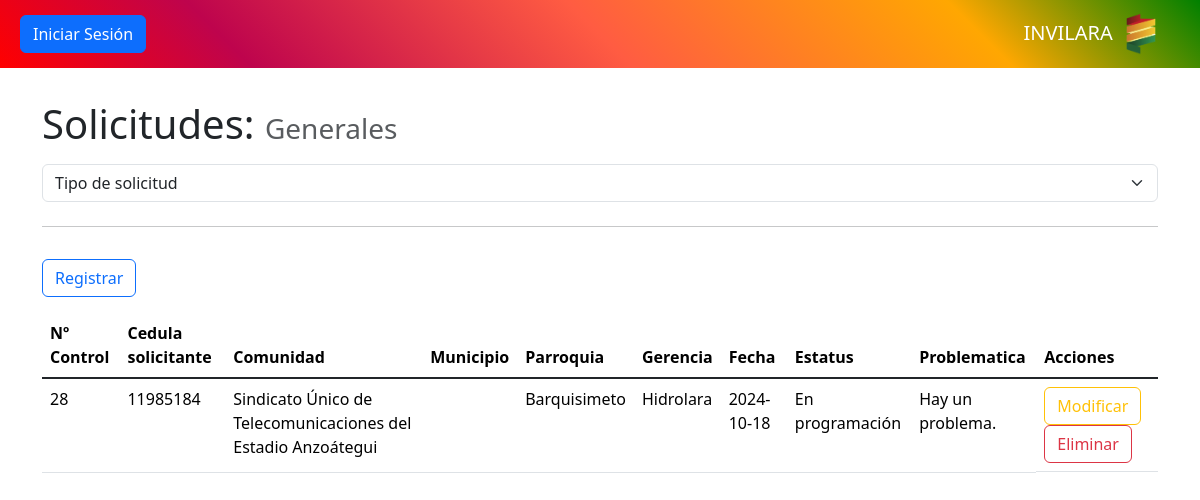
Page /controlador/solicitud.php on the committed database.
### tables this page shows
CREATE TABLE `solicitud` (
  `id` int NOT NULL AUTO_INCREMENT,
  `id_comunidad` int DEFAULT NULL,
  `id_asignacion` int DEFAULT NULL,
  `id_institucion` int DEFAULT NULL,
  `id_municipio` int DEFAULT NULL,
  `id_parroquia` int DEFAULT NULL,
  `cedula_solicitante` int DEFAULT NULL,
  `tipo_solicitud` int DEFAULT NULL,
  `problematica` varchar(100) DEFAULT NULL,
  `fecha` date DEFAULT NULL,
  PRIMARY KEY (`id`),
  KEY `solicitud_comunidad_fk` (`id_comunidad`),
  KEY `solicitud_institucion_fk` (`id_institucion`),
  KEY `solicitud_asignacion_FK` (`id_asignacion`),
  KEY `solicitud_solicitante_FK` (`cedula_solicitante`),
  KEY `solicitud_tipo_solicitud_FK` (`tipo_solicitud`),
  KEY `solicitud_parroquia_FK` (`id_parroquia`),
  KEY `solicitud_municipio_FK` (`id_municipio`),
  CONSTRAINT `solicitud_asignacion_FK` FOREIGN KEY (`id_asignacion`) REFERENCES `asignacion` (`id`) ON DELETE CASCADE ON UPDATE CASCADE,
  CONSTRAINT `solicitud_comunidad_fk` FOREIGN KEY (`id_comunidad`) REFERENCES `comunidad` (`id`) ON DELETE SET NULL ON UPDATE CASCADE,
  CONSTRAINT `solicitud_institucion_fk` FOREIGN KEY (`id_institucion`) REFERENCES `institucion` (`id`) ON DELETE SET NULL ON UPDATE CASCADE,
  CONSTRAINT `solicitud_municipio_FK` FOREIGN KEY (`id_municipio`) REFERENCES `municipio` (`id`) ON DELETE SET NULL ON UPDATE CASCADE,
  CONSTRAINT `solicitud_parroquia_FK` FOREIGN KEY (`id_parroquia`) REFERENCES `parroquia` (`id`) ON DELETE SET NULL ON UPDATE CASCADE,
  CONSTRAINT `solicitud_solicitante_FK` FOREIGN KEY (`cedula_solicitante`) REFERENCES `solicitante` (`cedula`) ON DELETE SET NULL ON UPDATE CASCADE,
  CONSTRAINT `solicitud_tipo_solicitud_FK` FOREIGN KEY (`tipo_solicitud`) REFERENCES `tipo_solicitud` (`id`) ON DELETE SET NULL ON UPDATE CASCADE
);

CREATE TABLE `comunidad` (
  `id` int NOT NULL AUTO_INCREMENT,
  `tipo` varchar(30) DEFAULT NULL,
  `nombre` varchar(200) DEFAULT NULL,
  `direccion` varchar(200) DEFAULT NULL,
  `representante` varchar(100) DEFAULT NULL,
  `rif` int DEFAULT NULL,
  `ambito` varchar(100) DEFAULT NULL,
  PRIMARY KEY (`id`) USING BTREE
);

CREATE TABLE `parroquia` (
  `id` int NOT NULL AUTO_INCREMENT,
  `id_municipio` int DEFAULT NULL,
  `nombre` varchar(100) DEFAULT NULL,
  PRIMARY KEY (`id`) USING BTREE,
  KEY `parroquia_municipio_FK` (`id_municipio`),
  CONSTRAINT `parroquia_municipio_FK` FOREIGN KEY (`id_municipio`) REFERENCES `municipio` (`id`) ON DELETE SET NULL ON UPDATE CASCADE
);

CREATE TABLE `gerencia` (
  `id` int NOT NULL AUTO_INCREMENT,
  `cedula_gerente` int DEFAULT NULL,
  `nombre` varchar(200) DEFAULT NULL,
  `direccion` varchar(200) DEFAULT NULL,
  PRIMARY KEY (`id`) USING BTREE,
  KEY `gerencia_gerente_FK` (`cedula_gerente`),
  CONSTRAINT `gerencia_gerente_FK` FOREIGN KEY (`cedula_gerente`) REFERENCES `gerente` (`cedula`) ON DELETE SET NULL ON UPDATE CASCADE
);

CREATE TABLE `asignacion` (
  `id` int NOT NULL AUTO_INCREMENT,
  `id_gerencia` int DEFAULT NULL,
  `estatus` varchar(100) DEFAULT NULL,
  PRIMARY KEY (`id`),
  KEY `asignacion_gerencia_FK` (`id_gerencia`),
  CONSTRAINT `asignacion_gerencia_FK` FOREIGN KEY (`id_gerencia`) REFERENCES `gerencia` (`id`) ON DELETE SET NULL ON UPDATE CASCADE
);

### controlador/solicitud.php (called while the page is built, shortened)
<?php
require_once "modelo/solicitud.php";
$modelo = new Solicitud();
$tipo_solicitud = isset($_GET["tipo"]) ? $_GET["tipo"] : "1";
switch ($tipo_solicitud) {
    case "1":
        $tipo_solicitud_nombre = "Generales";
        break;
}
require_once "modelo/municipio.php";
$datos = $modelo->consultar();
require_once "vista/solicitud.php";
?>

### modelo/base_datos.php (called while the page is built)
<?php
class BaseDatos
{
    private $host = "localhost";
    private $dbname = "invilara";
    private $usuario = "root";
    private $contrasena = "";
    public function conexion()
    {
        $dsn = "mysql" . ":" . "host=" . $this->host . ";" . "dbname=" . $this->dbname . ";";
        $pdo = new PDO($dsn, $this->usuario, $this->contrasena);
        $pdo->setAttribute(PDO::ATTR_ERRMODE, PDO::ERRMODE_EXCEPTION);
        return $pdo;
    }
}
?>

### modelo/solicitud.php (called while the page is built, shortened)
<?php
require_once "modelo/base_datos.php";
class Solicitud extends BaseDatos
{
    private $tabla = "solicitud";
    private $tipo_solicitud;
    public function set_tipo_solicitud($valor)
    {
        $this->tipo_solicitud = $valor;
    }
    public function consultar()
    {
        $stmt = $this->conexion()->query(
            "SELECT
                {$this->tabla}.*,
                comunidad.nombre AS nombre_comunidad,
                municipio.nombre AS nombre_municipio,
                parroquia.nombre AS nombre_parroquia,
                institucion.nombre AS nombre_institucion,
                asignacion.id_gerencia,
                asignacion.estatus,
                gerencia.nombre AS nombre_gerencia
            FROM
                {$this->tabla}
            LEFT JOIN
                comunidad ON {$this->tabla}.id_comunidad = comunidad.id
            LEFT JOIN
                municipio ON {$this->tabla}.id_municipio = municipio.id
            LEFT JOIN
                parroquia ON {$this->tabla}.id_parroquia = parroquia.id
            LEFT JOIN
                institucion ON {$this->tabla}.id_institucion = institucion.id
            LEFT JOIN
                asignacion ON {$this->tabla}.id_asignacion = asignacion.id
            LEFT JOIN
                gerencia ON asignacion.id_gerencia = gerencia.id
            WHERE
                tipo_solicitud='{$this->tipo_solicitud}'"
        );
        $datos = $stmt->fetchAll(PDO::FETCH_ASSOC);
        return $datos;
    }
}
?>

### vista/solicitud.php (the view, shortened to what this page needs)
<?php require_once "vista/componentes/encabezado.php"; ?>
<?php require_once "vista/componentes/barra.php"; ?>
<main class="container" id="crud">
	<h1>
		Solicitudes: <small class="text-muted fs-3"><?php echo $tipo_solicitud_nombre; ?></small>
	</h1>
	<div class="row">
		<label>
			<select class="form-select my-2" id="tipo-solicitud">
				<option disabled hidden selected>Tipo de solicitud</option>
			</select>
		</label>
	</div>
	<hr>
	<button class="btn btn-outline-primary my-3 me-3" value="insertar">Registrar</button>
	<div class="table-responsive">
		<table class="table table-hover">
			<thead>
				<tr>
					<th>Nº Control</th>
					<?php if ($tipo_solicitud == "1" || $tipo_solicitud == "2"): ?>
						<th>Cedula solicitante</th>
					<?php elseif ($tipo_solicitud == "3"): ?>
						<th>Institución</th>
					<?php endif ?>
					<th>Comunidad</th>
					<th>Municipio</th>
					<th>Parroquia</th>
					<th>Gerencia</th>
					<th>Fecha</th>
					<th>Estatus</th>
					<th>Problematica</th>
					<th>Acciones</th>
				</tr>
			</thead>
			<tbody class="table-group-divider">
				<?php foreach ($datos as $d): ?>
					<tr>
						<td><?php echo $d["id"]; ?></td>
						<?php if ($tipo_solicitud == "1" || $tipo_solicitud == "2"): ?>
							<td><?php echo $d["cedula_solicitante"]; ?></td>
						<?php elseif ($tipo_solicitud == "3"): ?>
							<td><?php echo $d["nombre_institucion"]; ?></td>
						<?php endif ?>
						<td><?php echo $d["nombre_comunidad"]; ?></td>
						<td><?php echo $d["nombre_municipio"]; ?></td>
						<td><?php echo $d["nombre_parroquia"]; ?></td>
						<td><?php echo $d["nombre_gerencia"]; ?></td>
						<td><?php echo $d["fecha"]; ?></td>
						<td><?php echo $d["estatus"]; ?></td>
						<td><?php echo $d["problematica"]; ?></td>
						<td class="d-grid d-md-block gap-2">
							<button class="btn btn-outline-warning" value="modificar">Modificar</button>
							<button class="btn btn-outline-danger" value="eliminar" data-bs-toggle="modal"
								data-bs-target="#modal-eliminacion">Eliminar</button>
						</td>
					</tr>
				<?php endforeach ?>
			</tbody>
		</table>
	</div>
</main>

### rows in the picture
solicitud: id "28", cedula_solicitante "11985184", id_comunidad.nombre "Sindicato Único de Telecomunicaciones del Estadio Anzoátegui", id_parroquia.nombre "Barquisimeto", gerencia.nombre "Hidrolara", fecha "2024-10-18", id_asignacion.estatus "En programación", problematica "Hay un problema."

### other values in the picture
$tipo_solicitud_nombre "Generales"
